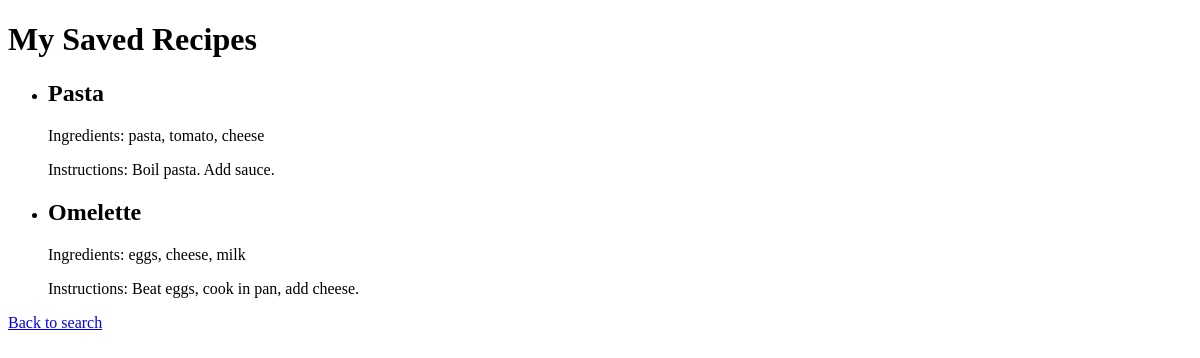
The page /my_recipes on the database as committed earlier.
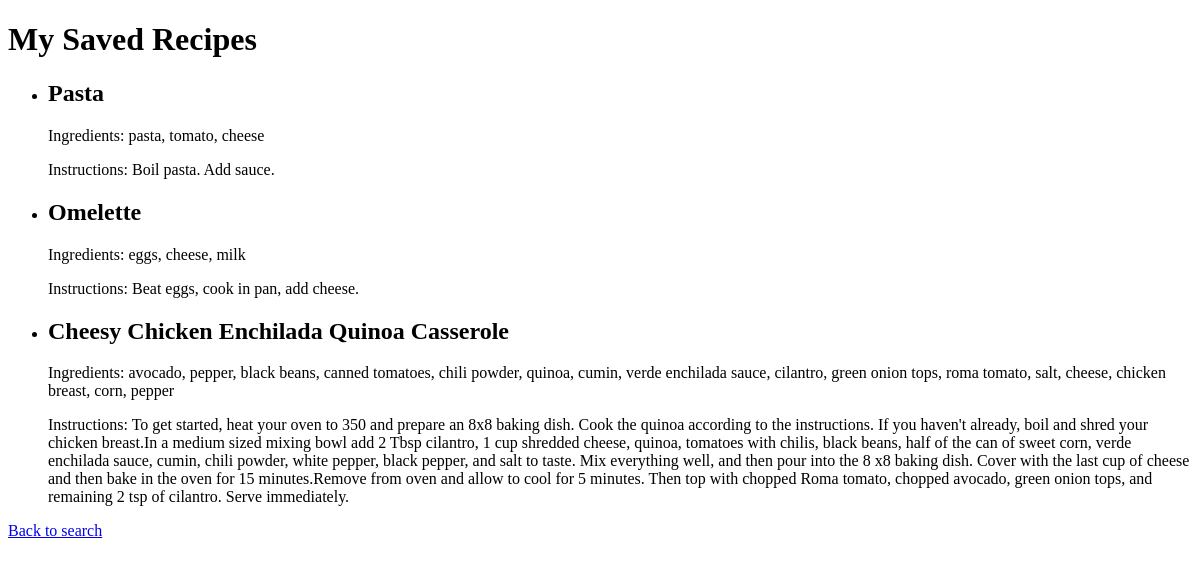
The same page on the database as committed later.
### tables this page shows
CREATE TABLE my_recipes (
    id INTEGER PRIMARY KEY AUTOINCREMENT,
    name TEXT NOT NULL,
    ingredients TEXT NOT NULL,
    instructions TEXT NOT NULL
);

### app/routes.py (the view)
    @app.route('/my_recipes')
    def my_recipes():
        recipes = get_user_recipes()
        return render_template("my_recipes.html", recipes=recipes)

### app/storage.py (called while the page is built)
def get_user_recipes():
    conn = sqlite3.connect(DB_PATH)
    c = conn.cursor()
    c.execute("SELECT id, name, ingredients, instructions FROM my_recipes")
    rows = c.fetchall()
    conn.close()
    recipes = []
    for row in rows:
        recipes.append({
            "id": row[0],
            "name": row[1],
            "ingredients": row[2].split(","),
            "instructions": row[3]
        })
    return recipes

### app/templates/my_recipes.html (shortened to what this page needs)
<!DOCTYPE html>
<html lang="en">
<head>
</head>
<body>
    <h1>My Saved Recipes</h1>
    {% if recipes %}
        <ul>
        {% for recipe in recipes %}
            <li>
                <h2>{{ recipe.name }}</h2>
                <p>Ingredients: {{ recipe.ingredients | join(', ') }}</p>
                <p>Instructions: {{ recipe.instructions }}</p>
            </li>
        {% endfor %}
        </ul>
    {% else %}
        <p>You haven't saved any recipes yet.</p>
    {% endif %}
    <a href="/">Back to search</a>
</body>
</html>

Rows that differ between the two databases and show on the page:
added my_recipes: name "Cheesy Chicken Enchilada Quinoa Casserole", ingredients "avocado, pepper, black beans, canned tomatoes, chili powder, quinoa, cumin, verde enchilada sauce, cilantro, green onion tops, roma tomato, salt, cheese, chicken breast, corn, pepper", instructions "To get started, heat your oven to 350 and prepare an 8x8 baking dish. Cook the quinoa according to the instructions. If you haven't already, boil and shred your chicken breast.In a medium sized mixing bowl add 2 Tbsp cilantro, 1 cup shredded cheese, quinoa, tomatoes with chilis, black beans, half of the can of sweet corn, verde enchilada sauce, cumin, chili powder, white pepper, black pepper, and salt to taste. Mix everything well, and then pour into the 8 x8 baking dish. Cover with the last cup of cheese and then bake in the oven for 15 minutes.Remove from oven and allow to cool for 5 minutes. Then top with chopped Roma tomato, chopped avocado, green onion tops, and remaining 2 tsp of…"
